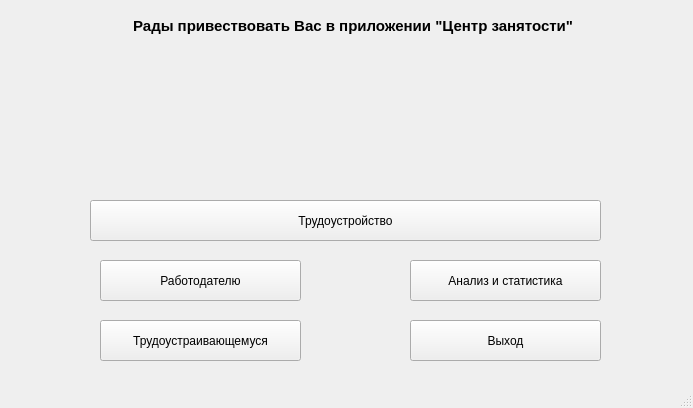
<?xml version="1.0" encoding="UTF-8"?>
<ui version="4.0">
 <class>MainWindow</class>
 <widget class="QMainWindow" name="MainWindow">
  <property name="geometry">
   <rect>
    <x>0</x>
    <y>0</y>
    <width>693</width>
    <height>408</height>
   </rect>
  </property>
  <property name="windowTitle">
   <string>MainWindow</string>
  </property>
  <widget class="QWidget" name="centralwidget">
   <widget class="QPushButton" name="pushButton">
    <property name="geometry">
     <rect>
      <x>100</x>
      <y>260</y>
      <width>201</width>
      <height>41</height>
     </rect>
    </property>
    <property name="text">
     <string>Работодателю</string>
    </property>
   </widget>
   <widget class="QPushButton" name="pushButton_2">
    <property name="geometry">
     <rect>
      <x>100</x>
      <y>320</y>
      <width>201</width>
      <height>41</height>
     </rect>
    </property>
    <property name="text">
     <string>Трудоустраивающемуся</string>
    </property>
   </widget>
   <widget class="QPushButton" name="pushButton_3">
    <property name="geometry">
     <rect>
      <x>410</x>
      <y>260</y>
      <width>191</width>
      <height>41</height>
     </rect>
    </property>
    <property name="text">
     <string>Анализ и статистика</string>
    </property>
   </widget>
   <widget class="QPushButton" name="pushButton_4">
    <property name="geometry">
     <rect>
      <x>410</x>
      <y>320</y>
      <width>191</width>
      <height>41</height>
     </rect>
    </property>
    <property name="text">
     <string>Выход</string>
    </property>
   </widget>
   <widget class="QPushButton" name="pushButton_5">
    <property name="geometry">
     <rect>
      <x>90</x>
      <y>200</y>
      <width>511</width>
      <height>41</height>
     </rect>
    </property>
    <property name="text">
     <string>Трудоустройство</string>
    </property>
   </widget>
   <widget class="QLabel" name="Title">
    <property name="enabled">
     <bool>true</bool>
    </property>
    <property name="geometry">
     <rect>
      <x>50</x>
      <y>10</y>
      <width>681</width>
      <height>31</height>
     </rect>
    </property>
    <property name="font">
     <font>
      <pointsize>11</pointsize>
      <weight>75</weight>
      <bold>true</bold>
     </font>
    </property>
    <property name="layoutDirection">
     <enum>Qt::RightToLeft</enum>
    </property>
    <property name="autoFillBackground">
     <bool>true</bool>
    </property>
    <property name="lineWidth">
     <number>9</number>
    </property>
    <property name="text">
     <string>                    Рады привествовать Вас в приложении &quot;Центр занятости&quot;</string>
    </property>
   </widget>
   <widget class="QLabel" name="label_pic">
    <property name="geometry">
     <rect>
      <x>280</x>
      <y>50</y>
      <width>261</width>
      <height>141</height>
     </rect>
    </property>
    <property name="text">
     <string/>
    </property>
    <property name="pixmap">
     <pixmap>C:/Users/Олег/Desktop/GL.jpg</pixmap>
    </property>
   </widget>
  </widget>
  <widget class="QMenuBar" name="menubar">
   <property name="geometry">
    <rect>
     <x>0</x>
     <y>0</y>
     <width>693</width>
     <height>21</height>
    </rect>
   </property>
   <property name="focusPolicy">
    <enum>Qt::TabFocus</enum>
   </property>
  </widget>
  <widget class="QStatusBar" name="statusbar"/>
 </widget>
 <resources/>
 <connections/>
</ui>
